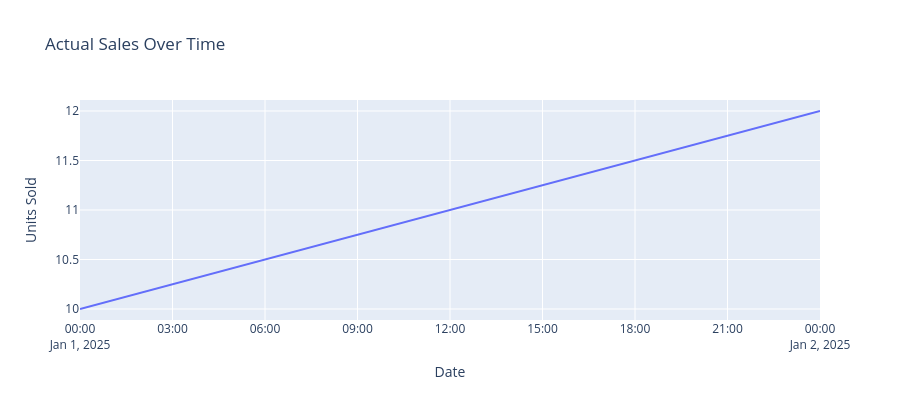
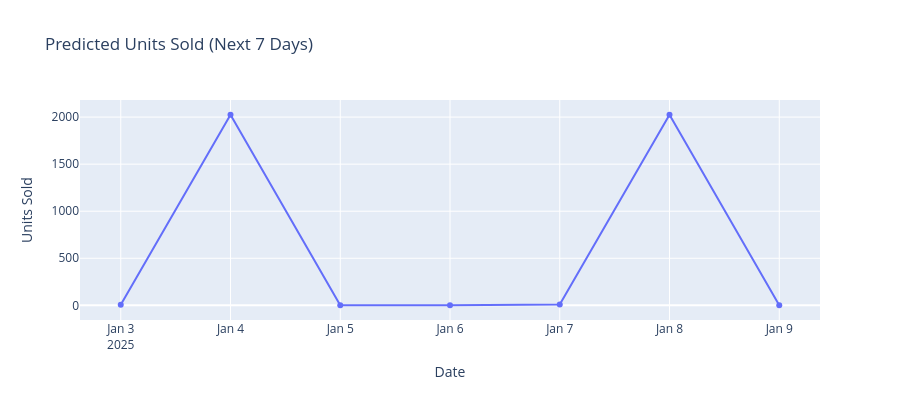

Notebook code cell kept with these figures, in order:
### Code cell
import plotly.graph_objects as go

# Create simple plotly figures (no Dash needed)
fig1 = go.Figure()
fig1.add_trace(go.Scatter(x=subset['date'], y=subset['units_sold'], mode='lines', name='Actual Sales'))
fig1.update_layout(title='Actual Sales Over Time', xaxis_title='Date', yaxis_title='Units Sold', height=400)

fig2 = go.Figure()
fig2.add_trace(go.Scatter(x=forecast_genai['date'], y=forecast_genai['predicted_units_sold'], mode='lines+markers', name='Predicted Sales'))
fig2.update_layout(title='Predicted Units Sold (Next 7 Days)', xaxis_title='Date', yaxis_title='Units Sold', height=400)

# Display the figures
print("=== Sales Dashboard ===\n")
print("Actual Sales:")
fig1.show()

print("\n\nPredicted Sales:")
fig2.show()

print("\n✓ Dashboard displayed successfully!")

### Figure 1 — Plotly figure (JSON) as saved in the notebook; plotly's stock layout.template omitted (floating-point values rounded to 4 significant figures)
{"data": [{"mode": "lines", "name": "Actual Sales", "type": "scatter", "x": ["2025-01-01", "2025-01-02"], "y": [10, 12]}], "layout": {"height": 400, "title": {"text": "Actual Sales Over Time"}, "xaxis": {"title": {"text": "Date"}}, "yaxis": {"title": {"text": "Units Sold"}}}}

### Figure 2 — Plotly figure (JSON) as saved in the notebook; plotly's stock layout.template omitted (floating-point values rounded to 4 significant figures)
{"data": [{"mode": "lines+markers", "name": "Predicted Sales", "type": "scatter", "x": ["2025-01-03T00:00:00.000000000", "2025-01-04T00:00:00.000000000", "2025-01-05T00:00:00.000000000", "2025-01-06T00:00:00.000000000", "2025-01-07T00:00:00.000000000", "2025-01-08T00:00:00.000000000", "2025-01-09T00:00:00.000000000"], "y": [7, 2025, 1, 1, 10, 2025, 1]}], "layout": {"height": 400, "title": {"text": "Predicted Units Sold (Next 7 Days)"}, "xaxis": {"title": {"text": "Date"}}, "yaxis": {"title": {"text": "Units Sold"}}}}
